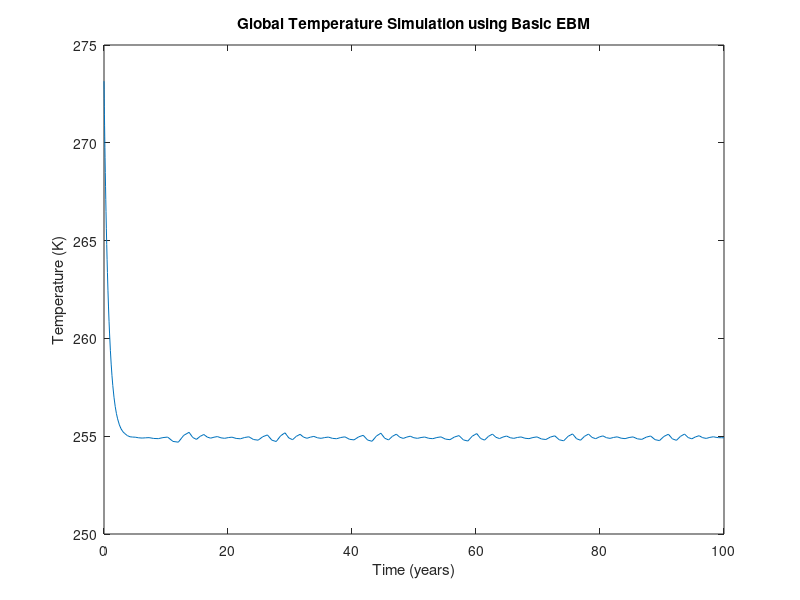

Write MATLAB code to recreate this figure.
% Global Temperature Modeling (INFO-F305)
% This script contains models for simulating the global average temperature.

% Basic Energy Balance Model (EBM)
% Model to simulate the Earth's temperature using basic energy balance equations.
function basic_EBM()
    % Define constants
    R = 2.912; % Heat capacity (W-yr/m^2/K)
    Q = 342;   % Average global solar radiation (W/m^2)
    alpha = 0.3; % Albedo of the planet
    sigma = 5.67e-8; % Stefan-Boltzmann constant (W/m^2/K^4)

    % Initial temperature (Kelvin)
    T0 = 273.15; % Starting from freezing point of water

    % Time span for the simulation (in years)
    tspan = [0, 100]; % Simulate for 100 years

    % Solve differential equation using ode45
    [t, T] = ode45(@(t, T) dTdt(t, T, R, Q, alpha, sigma), tspan, T0);

    % Plot results
    plot(t, T);
    title('Global Temperature Simulation using Basic EBM');
    xlabel('Time (years)');
    ylabel('Temperature (K)');
end

% Differential equation for the basic EBM
function dT = dTdt(t, T, R, Q, alpha, sigma)
    dT = (Q * (1 - alpha) - sigma * T^4) / R;
end

% You can add more functions for other models (e.g., EBM with varying albedo)
% following the same structure: defining the model, solving it, and plotting.

% Note: Make sure to use appropriate function names and variable names 
% that reflect their purpose and significance in the model.
